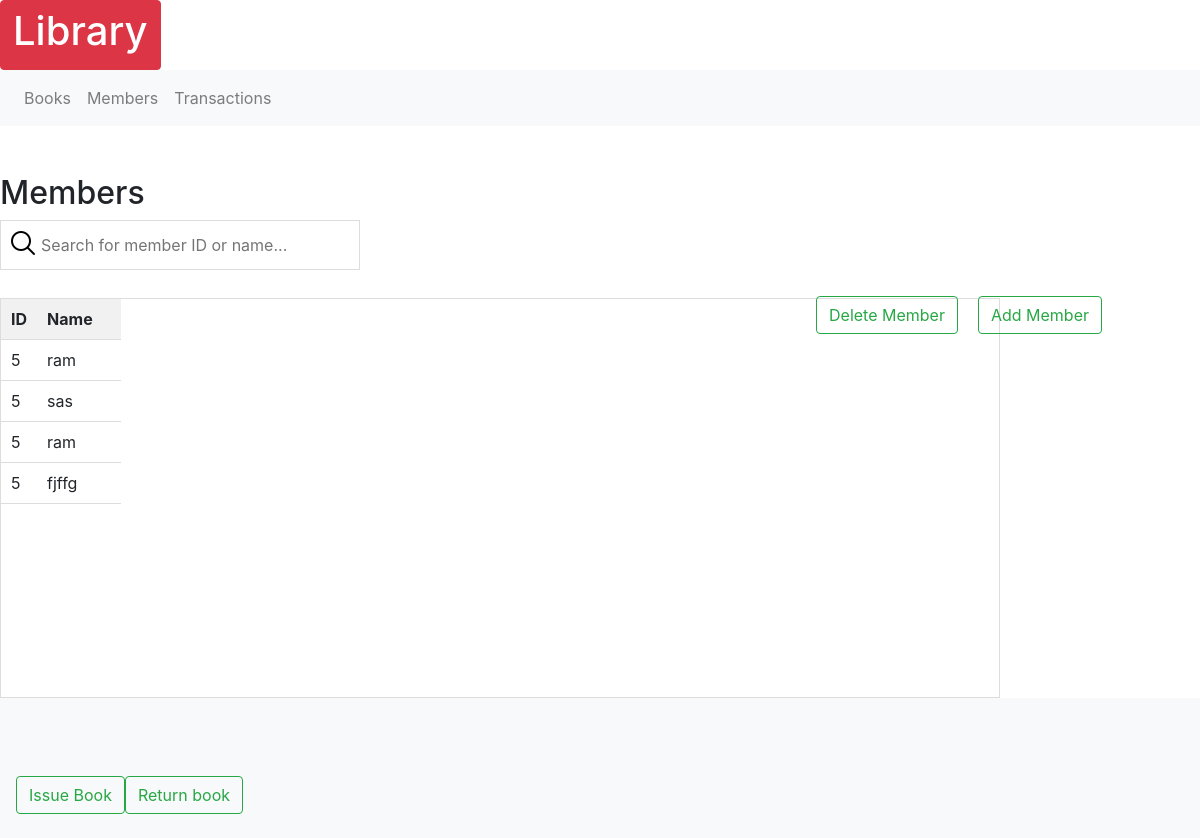
Page /members on the earlier database version.
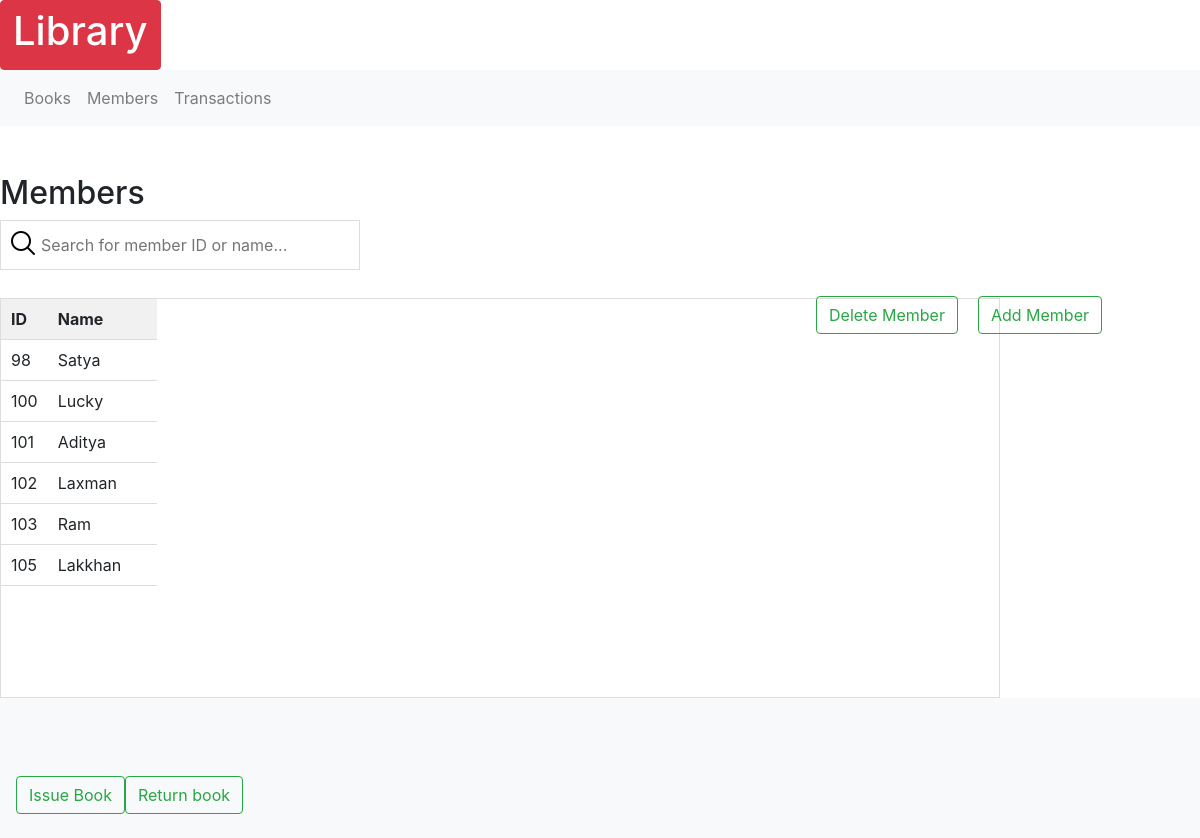
Same page on the later database version.
### models.py (models this page shows, shortened)
class Members(db.Model):
    id_m = db.Column(db.Integer, primary_key=True)
    name_m = db.Column(db.String(255), nullable=False)
    memid_m = db.Column(db.Integer, nullable=False)

### routes.py (the view)
@app.route('/members', methods = ['POST', 'GET'])
@app.route('/members/<b>', methods = ['POST', 'GET'])
def members(b=None):
    members1 = models.Members.query.all()
    todo  = request.args.get('todo', None)
    if todo == 'delete':
        member2 = models.Members.query.get(b)
        if member2:
            db.session.delete(member2)
            db.session.commit()
            flash('Member details deleted successfully!')
            return redirect(url_for('members'))
        flash('Please select a member to delete details.')
        return redirect(url_for('members'))
    else:
        if request.method =="POST":
            print('x')
        else:
            if b==None:
                return render_template('members.html', members1=members1, id=99999)
            else:
                return render_template('members.html', members1=members1, id= b)

### templates/members.html (shortened to what this page needs)
{% extends "base.html" %}
{% block main %}
    <div class="right">
      <h2>Members</h2>
      <form class="search_book" action="#" method="POST">
        <p><input type = "text" id="myInput" onkeyup="myFunction()" placeholder="Search for member ID or name..."/></p>
      </form>
{%set id= id|int%}
                <table id="myTable" >
                    <tr class="header">
                      <th>ID</th>
                      <th width="70%">Name</th>
                    </tr>
                  {% for member in members1 %}
                    {% if member.id_m==id %}
                          <tr class="selected" >
                            <td onclick="location.href='{{ url_for('members', b=member.id_m) }}'">{{ member.memid_m }}</td>
                            <td onclick="location.href='{{ url_for('members', b=member.id_m) }}'">
                              {{ member.name_m }}
                            </td>
                          </tr>
                    {% else %}
                    <tr class="hov"  >
                      <td onclick="location.href='{{ url_for('members', b=member.id_m) }}'">{{ member.memid_m }}</td>
                      <td onclick="location.href='{{ url_for('members', b=member.id_m) }}'">
                        {{ member.name_m }}
                      </td>
                    </tr>
              {% endif %}
                  {% endfor %}
                </table>
              </div>
    <nav class="navbar navbar-light bg-light">
      <form class="form-inline">
        <button class="btn btn-outline-success" id="Add" type="button" onclick="location.href='{{ url_for('members', b=id, todo='delete') }}'">Delete Member</button>
        <button class="btn btn-outline-success" id="Delete" type="button" onclick="location.href='{{ url_for('addme') }}'">Add Member</button>
      </form>
      </nav>
      <nav class="navbar navbar-light bg-light">
      <form class="form-inline">
        <button class="btn btn-outline-success" type="button" onclick="location.href='{{ url_for('isreturn', val='issue', memberid=id) }}'">Issue Book</button>
        <button class="btn btn-outline-success" type="button" onclick="location.href='{{ url_for('isreturn', val='return', memberid=id) }}'">Return book</button>
      </form>
    </nav>
{% endblock %}

Differences in the rows shown:
removed Members: memid_m "5", name_m "sas"
changed Members: memid_m "5" → "98"; name_m "ram" → "Satya"
changed Members: memid_m "5" → "100"; name_m "ram" → "Lucky"
changed Members: memid_m "5" → "101"; name_m "fjffg" → "Aditya"
added Members: memid_m "102", name_m "Laxman"
added Members: memid_m "103", name_m "Ram"
added Members: memid_m "105", name_m "Lakkhan"
